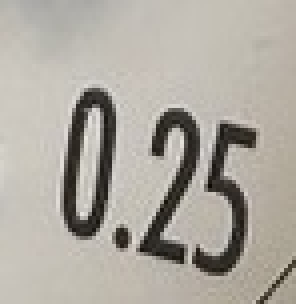
#> input picture cropped/image_max_pic_1.jpg, 74 x 76 px, found by its file name (shown 4 times larger); its folder holds only this picture in this run
$ python line_detect.py cropped/image_max_pic_1.jpg
#> lines starting #> are read from the running program, lines starting #| are printed output that depends on the picture; after the words box and inside, x2 and y2 are one past the last pixel; in counts of white or black regions, pixels touching at a corner belong together
import cv2
import sys
import numpy as np

def calc_angle(theta_deg, min_pressure, max_pressure):
    MAX_ANGLE = -132
    MIN_ANGLE = 132

    if MAX_ANGLE < theta_deg < MIN_ANGLE:
        pressure = min_pressure + (max_pressure - min_pressure) / (MAX_ANGLE - MIN_ANGLE) * (theta_deg - MIN_ANGLE)
    elif theta_deg <= MAX_ANGLE: # 最大値角度-132を下回ったとき
        pressure = max_pressure
    elif theta_deg >= MIN_ANGLE:
        pressure = min_pressure

    return pressure

def point_line_distance(x1, y1, x2, y2, cx, cy):
    # 点と線分の距離を返す（ユークリッド距離）
    A = np.array([x1, y1])
    B = np.array([x2, y2])
    P = np.array([cx, cy])

    AB = B - A
    AP = P - A
    t = np.clip(np.dot(AP, AB) / np.dot(AB, AB), 0, 1)
    closest = A + t * AB
    return np.linalg.norm(P - closest)

def detect_line(path):
#> called with path = 'cropped/cropped/image_max_pic_1.jpg'
    image = cv2.imread(path)
#> image is the input picture: shape (76, 74, 3); mean B, G, R 160.3, 169, 173.8
    h,w,_ = image.shape
#> h = 76; w = 74
    gray = cv2.cvtColor(image, cv2.COLOR_BGR2GRAY)
    # print(h,w)
    # 座標を指定してその画素値をもとに二値化ーーーーーーーー
    x = int(1/2 * w)+10
#> x = 47
    y = int(1/2 * h)+10
#> y = 48
    # print(x,y)
    value = gray[y,x]
#> value = 194
    out = cv2.circle(image, (x,y), 2, (255,0,0))
    # cv2.imshow("circle", out)
    # cv2.waitKey(0)
    # cv2.destroyAllWindows()

    # _, bit = cv2.threshold(gray, value, 255, cv2.THRESH_BINARY)
    # ーーーーーーーーーーーーーーーーーー
    # ヒストグラムから頻度を見て発見
    # ヒストグラムを計算（256階調）
    hist = cv2.calcHist([gray], [0], None, [256], [0,256])
#> hist = 256 values, max 271 at index 194, min 0 at index 0, mean 21.97

    # 最も頻度が高い画素値を取得
    mode_value = np.argmax(hist)
#> mode_value = 194

    # _, bit = cv2.threshold(gray, mode_value, 255, cv2.THRESH_BINARY)
    # otsu
    _, bit = cv2.threshold(gray, 0, 255, cv2.THRESH_BINARY+cv2.THRESH_OTSU)
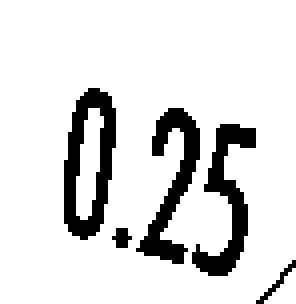
#> bit: shape (76, 74) (shown 4 times larger); 86.7% white; 5 black regions (1 under 20 px), largest, box (x1, y1, x2, y2) and area: (16, 22, 29, 60) 258, (34, 27, 50, 66) 228, (48, 31, 64, 69) 223, (64, 65, 74, 76) 20


    # [6 lines of commented-out code are left out]

    CROP_RADIUS = w // 2 -  (w * 50 // 480)
#> CROP_RADIUS = 30
    center_point = (w // 2, h // 2)
#> center_point = (37, 38)
    # 円形マスク（白＝255の領域だけ残す）
    mask = np.ones((h, w), dtype=np.uint8)
    cv2.circle(mask, center_point, CROP_RADIUS, 255, cv2.FILLED)
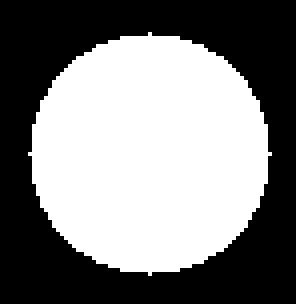
#> mask: shape (76, 74) (shown 4 times larger); values 1 (black) and 255 (white), 50.2% white; 1 black region, box (x1, y1, x2, y2) and area: (0, 0, 74, 76) 2803

    # 背景を白に初期化
    output = np.ones((h, w), dtype=np.uint8) * 255

    # 円の中だけbitをコピー（bitwise_andではなく、maskで条件代入）
    output[mask == 255] = bit[mask == 255]
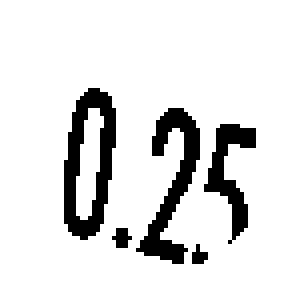
#> output: shape (76, 74) (shown 4 times larger); 88.2% white; 5 black regions (2 under 20 px), largest, box (x1, y1, x2, y2) and area: (16, 22, 29, 60) 258, (34, 27, 50, 66) 228, (51, 31, 64, 61) 149

    # 二値画像をマスクでくり抜く
    cropped = cv2.bitwise_and(bit, bit, mask=mask)
    cv2.imshow("crop", output)
    cv2.waitKey(0)
    cv2.destroyAllWindows()

    reverse = cv2.bitwise_not(output)
    cv2.imshow("rev", reverse)
    cv2.waitKey(0)
    cv2.destroyAllWindows()

    # センター座標
    cx = center_point[0]
#> cx = 37
    cy = center_point[1]
#> cy = 38
    # 中心からの座標
    dist = w
#> dist = 74
    center = None
    # 円検出
    circles = cv2.HoughCircles(reverse,cv2.HOUGH_GRADIENT,1,20,param1=120,param2=15,minRadius=10,maxRadius=30)
#> circles = [[35.5, 37.5, 14.4]]
    circles = np.uint16(np.around(circles))
#> circles = [[36, 38, 14]]
    for i in circles[0,:]:
        dist_temp = np.sqrt((int(i[0])-int(cx))**2 + (int(i[1])-int(cy))**2)
        if dist >= dist_temp:
            dist = dist_temp
            center = i
#> this loop made 1 pass
#> (dist_temp, dist, center) on pass 1: (1, 1, [36, 38, 14])
#> after the loop, dist = 1

    # 外側の円を描く
    cv2.circle(image,(center[0],center[1]),center[2],(0,0,255),2)
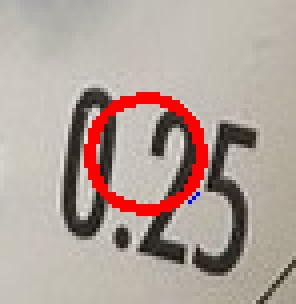
#> image: shape (76, 74, 3) (shown 4 times larger); mean B, G, R 153.7, 162, 178.2
    # 中心の円を描く
    cv2.circle(image,(center[0],center[1]),2,(0,255,),2)
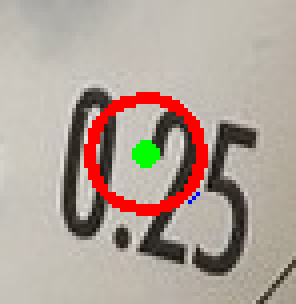
#> image: shape (76, 74, 3) (shown 4 times larger); 0.66% of pixels changed, all inside (x1, y1, x2, y2) = (33, 35, 40, 42)
    cv2.imshow("rev_circle", image)
    cv2.waitKey(0)
    cv2.destroyAllWindows()


# 線検出---------------------------------------
    rho=1
    theta=np.pi/180
    threshold = w * 100 // 480
#> threshold = 15
    minLineLength = w * 200 // 480
#> minLineLength = 30
    maxLineGap = w * 50 // 480
#> maxLineGap = 7

    print(threshold,minLineLength,maxLineGap)
#| 15 30 7
    lines = cv2.HoughLinesP(reverse, rho, theta, threshold, minLineLength, maxLineGap)
#> lines = 13 rows, first 6: [20, 24, 28, 29], [35, 62, 49, 36], [52, 44, 60, 49], [18, 58, 18, 28], [25, 32, 25, 55], [36, 63, 41, 54]

    # [11 lines of commented-out code are left out]
    filtered_lines = []
    for line in lines:
        x1, y1, x2, y2 = line[0]
        dist = point_line_distance(x1, y1, x2, y2, center[0], center[1])
        if dist < 20 * w //480:  # 5ピクセル以内を通れば「通ってる」と判定
            filtered_lines.append((x1, y1, x2, y2))
#> this loop made 13 passes
#> (x1, y1, x2, y2, AB in point_line_distance, AP in point_line_distance, t in point_line_distance, closest in point_line_distance) on passes 2, 4, 5, 7, 9, 10, 11, 12, 13: (35, 62, 49, 36, [14, -26], [1, -24], 0.732, [45.24, 42.98]), (18, 58, 18, 28, [0, -30], [18, -20], 0.667, [18, 38]), (25, 32, 25, 55, [0, 23], [11, 6], 0.261, [25, 38]), (44, 27, 49, 34, [5, 7], [-8, 11], 0.5, [46.5, 30.5]), (19, 43, 19, 25, [0, -18], [17, -5], 0.278, [19, 38]), (16, 55, 17, 33, [1, -22], [20, -17], 0.812, [16.81, 37.13]), (42, 47, 47, 36, [5, -11], [-6, -9], 0.473, [44.36, 41.8]), (26, 46, 27, 29, [1, -17], [10, -8], 0.503, [26.5, 37.44]), (27, 43, 27, 35, [0, -8], [9, -5], 0.625, [27, 38])
#> (x1, y1, x2, y2, AB in point_line_distance, AP in point_line_distance, t in point_line_distance, dist) on passes 1, 3, 6, 8: (20, 24, 28, 29, [8, 5], [16, 14], 1, 12.04), (52, 44, 60, 49, [8, 5], [-16, -6], 0, 17.09), (36, 63, 41, 54, [5, -9], [0, -25], 1, 16.76), (22, 58, 24, 47, [2, -11], [14, -20], 1, 15)
#> after the loop, filtered_lines = []

    # 確認用描画
    # for x1, y1, x2, y2 in filtered_lines:
    #     cv2.line(image, (x1, y1), (x2, y2), (255, 255, 255), 2)


    print(len(lines))
#| 13
    print(len(filtered_lines))
#| 0
    # [6 lines of commented-out code are left out]

    print(w,h)
#| 74 76
    # 一番長い線を採用=長針
    max_length = 0
    for line in filtered_lines:
    # line1: 任意の線（x1, y1, x2, y2）
        x1, y1, x2, y2 = line
        length = np.sqrt((x1-x2)**2 + (y1-y2)**2)
        if max_length <= length:
            tuple_data = line
            max_length = length
#> this loop made 0 passes
#> after the loop, max_length = 0

#> (the run stopped early here; a loop or call above may not have finished)

$ run again, on cropped/image_max_pic_5.jpg
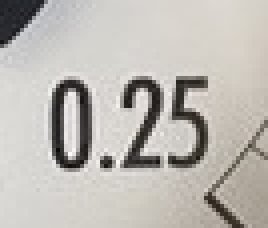
#> input picture cropped/image_max_pic_5.jpg, 67 x 57 px, found by its file name (shown 4 times larger)
#> in detect_line, image is the input picture: shape (57, 67, 3); mean B, G, R 179.1, 184.7, 188.3
#> value = 177
#> hist = 256 values, max 263 at index 211, min 0 at index 0, mean 14.92
#> mode_value = 211
#> in detect_line, `_, bit = cv2.threshold(gray, 0, 255, cv2.THRESH_BINARY+cv2.THRESH_OTSU)`:
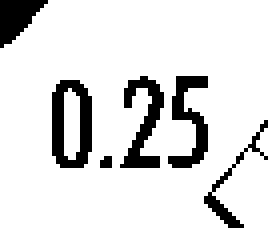
#> bit: shape (57, 67) (shown 4 times larger); 86.7% white; 6 black regions (1 under 20 px), largest, box (x1, y1, x2, y2) and area: (13, 20, 23, 42) 135, (30, 19, 41, 42) 113, (42, 19, 52, 42) 107, (0, 0, 12, 12) 84, (51, 30, 67, 57) 62
#> mask: shape (57, 67); values 1 (black) and 255 (white), 59.9% white; 1 black region, box (x1, y1, x2, y2) and area: (0, 0, 67, 57) 1530
#> in detect_line, `output[mask == 255] = bit[mask == 255]`:
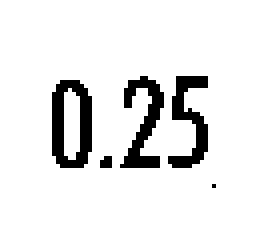
#> output: shape (57, 67) (shown 4 times larger); 90.5% white; 5 black regions (2 under 20 px), largest, box (x1, y1, x2, y2) and area: (13, 20, 23, 42) 135, (30, 19, 41, 42) 113, (42, 19, 52, 42) 107
#> circles = None

$ run again, on cropped/image_max_pic_6.jpg
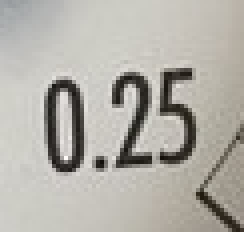
#> input picture cropped/image_max_pic_6.jpg, 61 x 58 px, found by its file name (shown 4 times larger)
#> in detect_line, image is the input picture: shape (58, 61, 3); mean B, G, R 168, 175.2, 178
#> value = 16
#> hist = 256 values, max 179 at index 203, min 0 at index 0, mean 13.82
#> mode_value = 203
#> in detect_line, `_, bit = cv2.threshold(gray, 0, 255, cv2.THRESH_BINARY+cv2.THRESH_OTSU)`:
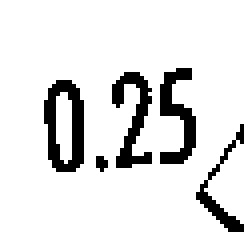
#> bit: shape (58, 61) (shown 4 times larger); 87.9% white; black in thin lines or dots, all inside (x1, y1, x2, y2) = (11, 17, 61, 58)
#> mask: shape (58, 61); values 1 (black) and 255 (white), 50.7% white; 1 black region, box (x1, y1, x2, y2) and area: (0, 0, 61, 58) 1745
#> in detect_line, `output[mask == 255] = bit[mask == 255]`:
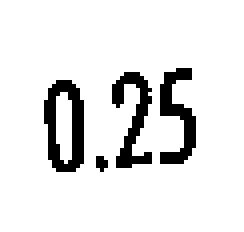
#> output: shape (58, 61) (shown 4 times larger); 89.9% white; 4 black regions (1 under 20 px), largest, box (x1, y1, x2, y2) and area: (11, 20, 21, 43) 133, (28, 18, 38, 42) 110, (40, 17, 49, 41) 107
#> circles = None

$ run again, on cropped/image_max_pic_7.jpg
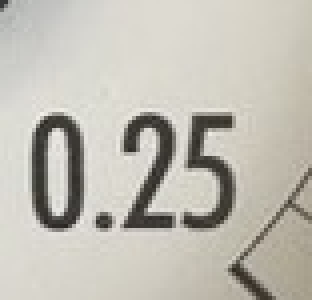
#> input picture cropped/image_max_pic_7.jpg, 78 x 75 px, found by its file name (shown 4 times larger)
#> in detect_line, image is the input picture: shape (75, 78, 3); mean B, G, R 179.8, 189.1, 192.3
#> value = 211
#> hist = 256 values, max 341 at index 217, min 0 at index 0, mean 22.85
#> mode_value = 217
#> in detect_line, `_, bit = cv2.threshold(gray, 0, 255, cv2.THRESH_BINARY+cv2.THRESH_OTSU)`:
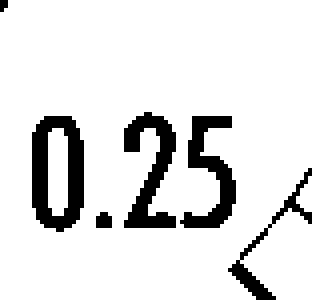
#> bit: shape (75, 78) (shown 4 times larger); 88.1% white; 6 black regions (2 under 20 px), largest, box (x1, y1, x2, y2) and area: (8, 29, 21, 58) 230, (31, 28, 44, 57) 185, (45, 29, 59, 57) 168, (57, 42, 78, 75) 95
#> mask: shape (75, 78); values 1 (black) and 255 (white), 51.3% white; 1 black region, box (x1, y1, x2, y2) and area: (0, 0, 78, 75) 2849
#> in detect_line, `output[mask == 255] = bit[mask == 255]`:
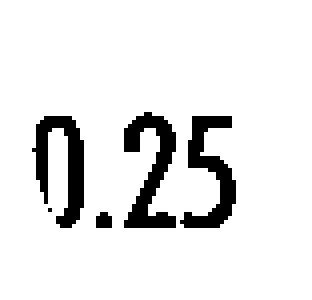
#> output: shape (75, 78) (shown 4 times larger); 90.7% white; 5 black regions (2 under 20 px), largest, box (x1, y1, x2, y2) and area: (31, 28, 44, 57) 185, (8, 29, 21, 57) 177, (45, 29, 59, 57) 168
#> circles = None
